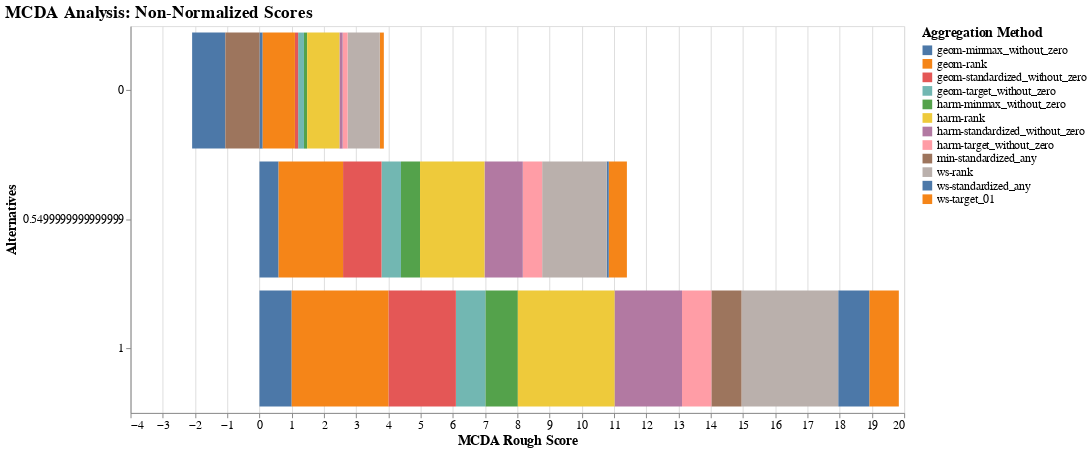

The notebook cell saved with this chart:
### Code cell
fig = promcda.plot_results(scores, 'non_normalized_scores')
#show(fig) # with plotly
fig.show() # with altair

### Figure 1 — Vega-Lite specification as saved in the notebook (floating-point values rounded to 4 significant figures)
{"config": {"view": {"continuousWidth": 300, "continuousHeight": 300}, "axis": {"labelFontSize": 12, "titleFontSize": 14}, "legend": {"labelFontSize": 12, "titleFontSize": 14}, "title": {"anchor": "start", "color": "black", "font": "Arial", "fontSize": 18}}, "data": {"name": "data-5ecf1431592ae56e6c62ada98debe153"}, "mark": {"type": "bar"}, "encoding": {"color": {"field": "Method", "title": "Aggregation Method", "type": "nominal"}, "tooltip": [{"field": "ws-minmax_01", "title": "Alternative", "type": "nominal"}, {"field": "Method", "title": "Method", "type": "nominal"}, {"field": "Score", "title": "Score", "type": "quantitative"}], "x": {"field": "Score", "title": "MCDA Rough Score", "type": "quantitative"}, "y": {"field": "ws-minmax_01", "title": "Alternatives", "type": "nominal"}}, "height": 400, "title": "MCDA Analysis: Non-Normalized Scores", "width": 800, "$schema": "https://vega.github.io/schema/vega-lite/v5.20.1.json", "datasets": {"data-5ecf1431592ae56e6c62ada98debe153": [{"ws-minmax_01": 0.55, "Method": "ws-target_01", "Score": 0.5625}, {"ws-minmax_01": 0.0, "Method": "ws-target_01", "Score": 0.125}, {"ws-minmax_01": 1.0, "Method": "ws-target_01", "Score": 0.9167}, {"ws-minmax_01": 0.55, "Method": "ws-standardized_any", "Score": 0.06623}, {"ws-minmax_01": 0.0, "Method": "ws-standardized_any", "Score": -1.03}, {"ws-minmax_01": 1.0, "Method": "ws-standardized_any", "Score": 0.9636}, {"ws-minmax_01": 0.55, "Method": "ws-rank", "Score": 2.0}, {"ws-minmax_01": 0.0, "Method": "ws-rank", "Score": 1.0}, {"ws-minmax_01": 1.0, "Method": "ws-rank", "Score": 3.0}, {"ws-minmax_01": 0.55, "Method": "geom-minmax_without_zero", "Score": 0.5933}, {"ws-minmax_01": 0.0, "Method": "geom-minmax_without_zero", "Score": 0.1}, {"ws-minmax_01": 1.0, "Method": "geom-minmax_without_zero", "Score": 1.0}, {"ws-minmax_01": 0.55, "Method": "geom-target_without_zero", "Score": 0.6036}, {"ws-minmax_01": 0.0, "Method": "geom-target_without_zero", "Score": 0.1803}, {"ws-minmax_01": 1.0, "Method": "geom-target_without_zero", "Score": 0.922}, {"ws-minmax_01": 0.55, "Method": "geom-standardized_without_zero", "Score": 1.192}, {"ws-minmax_01": 0.0, "Method": "geom-standardized_without_zero", "Score": 0.1}, {"ws-minmax_01": 1.0, "Method": "geom-standardized_without_zero", "Score": 2.093}, {"ws-minmax_01": 0.55, "Method": "geom-rank", "Score": 2.0}, {"ws-minmax_01": 0.0, "Method": "geom-rank", "Score": 1.0}, {"ws-minmax_01": 1.0, "Method": "geom-rank", "Score": 3.0}, {"ws-minmax_01": 0.55, "Method": "harm-minmax_without_zero", "Score": 0.5916}, {"ws-minmax_01": 0.0, "Method": "harm-minmax_without_zero", "Score": 0.1}, {"ws-minmax_01": 1.0, "Method": "harm-minmax_without_zero", "Score": 1.0}, {"ws-minmax_01": 0.55, "Method": "harm-target_without_zero", "Score": 0.601}, {"ws-minmax_01": 0.0, "Method": "harm-target_without_zero", "Score": 0.1529}, {"ws-minmax_01": 1.0, "Method": "harm-target_without_zero", "Score": 0.9189}, {"ws-minmax_01": 0.55, "Method": "harm-standardized_without_zero", "Score": 1.188}, {"ws-minmax_01": 0.0, "Method": "harm-standardized_without_zero", "Score": 0.1}, {"ws-minmax_01": 1.0, "Method": "harm-standardized_without_zero", "Score": 2.093}, {"ws-minmax_01": 0.55, "Method": "harm-rank", "Score": 2.0}, {"ws-minmax_01": 0.0, "Method": "harm-rank", "Score": 1.0}, {"ws-minmax_01": 1.0, "Method": "harm-rank", "Score": 3.0}, {"ws-minmax_01": 0.55, "Method": "min-standardized_any", "Score": 0.0}, {"ws-minmax_01": 0.0, "Method": "min-standardized_any", "Score": -1.06}, {"ws-minmax_01": 1.0, "Method": "min-standardized_any", "Score": 0.9272}]}}
